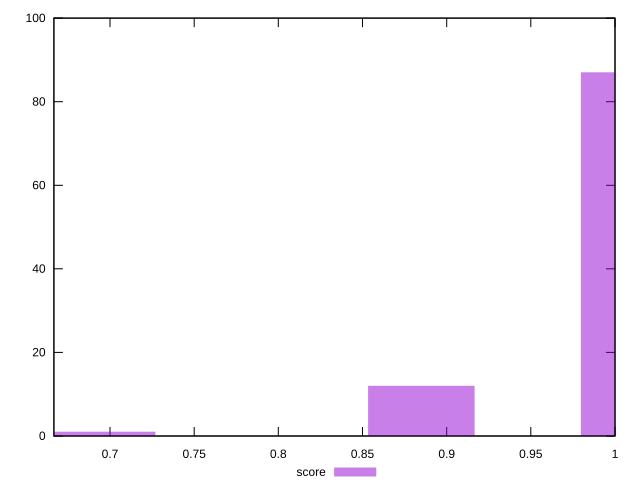

Source code (gnuplot):
reset

$score <<EOF
0.695313822542472 1
0.8849448650540552 12
1.0113655600617775 87
EOF

set key outside below
set boxwidth 0.06321034750386109
set xrange [0.6666666666666666:1]
set yrange [0:100]
set style fill transparent solid 0.5 noborder
set terminal svg size 640, 490 enhanced background rgb 'white'
set output "report_00007_2020-12-11T15:55:29.892Z/unused-css-rules/samples/pages+cached/score/histogram.svg"

plot $score title "score" with boxes

reset
